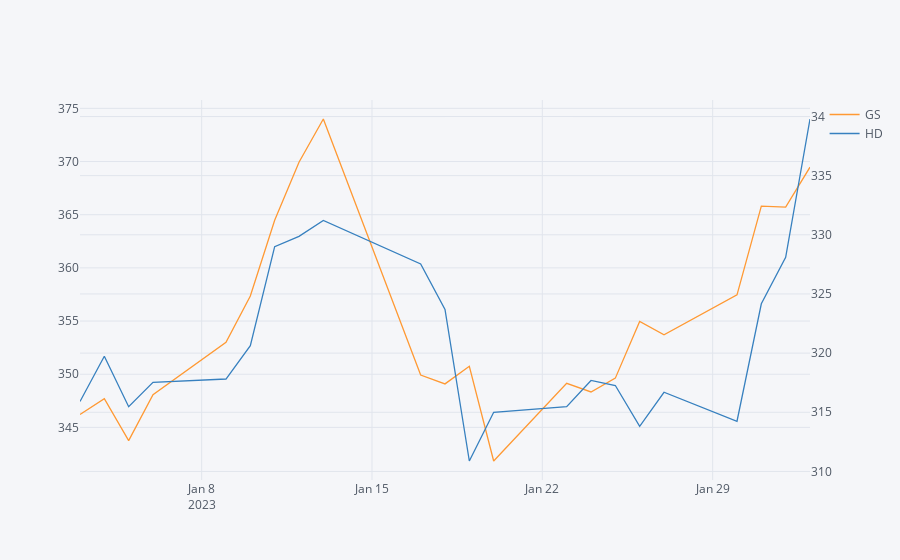

Notebook code for this chart:
### Code cell
# Use secondary axis
df4[['GS', 'HD']].iplot(secondary_y='HD')

### Figure 1 — Plotly figure (JSON) as saved in the notebook; plotly's stock layout.template omitted (floating-point values rounded to 4 significant figures)
{"data": [{"line": {"color": "rgba(255, 153, 51, 1.0)", "dash": "solid", "shape": "linear", "width": 1.3}, "mode": "lines", "name": "GS", "text": "", "type": "scatter", "x": ["2023-01-03", "2023-01-04", "2023-01-05", "2023-01-06", "2023-01-09", "2023-01-10", "2023-01-11", "2023-01-12", "2023-01-13", "2023-01-17", "2023-01-18", "2023-01-19", "2023-01-20", "2023-01-23", "2023-01-24", "2023-01-25", "2023-01-26", "2023-01-27", "2023-01-30", "2023-01-31", "2023-02-01", "2023-02-02"], "y": [346.2, 347.7, 343.8, 348.1, 353, 357.4, 364.5, 369.9, 374, 349.9, 349.1, 350.8, 341.8, 349.1, 348.3, 349.6, 355.0, 353.7, 357.5, 365.8, 365.7, 369.5]}, {"line": {"color": "rgba(55, 128, 191, 1.0)", "dash": "solid", "shape": "linear", "width": 1.3}, "mode": "lines", "name": "HD", "text": "", "type": "scatter", "x": ["2023-01-03", "2023-01-04", "2023-01-05", "2023-01-06", "2023-01-09", "2023-01-10", "2023-01-11", "2023-01-12", "2023-01-13", "2023-01-17", "2023-01-18", "2023-01-19", "2023-01-20", "2023-01-23", "2023-01-24", "2023-01-25", "2023-01-26", "2023-01-27", "2023-01-30", "2023-01-31", "2023-02-01", "2023-02-02"], "xaxis": "x", "y": [315.9, 319.7, 315.5, 317.5, 317.8, 320.6, 329, 329.9, 331.2, 327.5, 323.7, 310.9, 315, 315.5, 317.7, 317.3, 313.8, 316.7, 314.2, 324.2, 328.1, 339.8], "yaxis": "y2"}], "layout": {"legend": {"bgcolor": "#F5F6F9", "font": {"color": "#4D5663"}}, "paper_bgcolor": "#F5F6F9", "plot_bgcolor": "#F5F6F9", "title": {"font": {"color": "#4D5663"}}, "xaxis": {"gridcolor": "#E1E5ED", "showgrid": true, "tickfont": {"color": "#4D5663"}, "title": {"font": {"color": "#4D5663"}, "text": ""}, "zerolinecolor": "#E1E5ED"}, "yaxis": {"gridcolor": "#E1E5ED", "showgrid": true, "tickfont": {"color": "#4D5663"}, "title": {"font": {"color": "#4D5663"}, "text": ""}, "zerolinecolor": "#E1E5ED"}, "yaxis2": {"anchor": "x", "gridcolor": "#E1E5ED", "overlaying": "y", "showgrid": true, "side": "right", "tickfont": {"color": "#4D5663"}, "title": {"text": ""}, "zerolinecolor": "#E1E5ED"}}}
